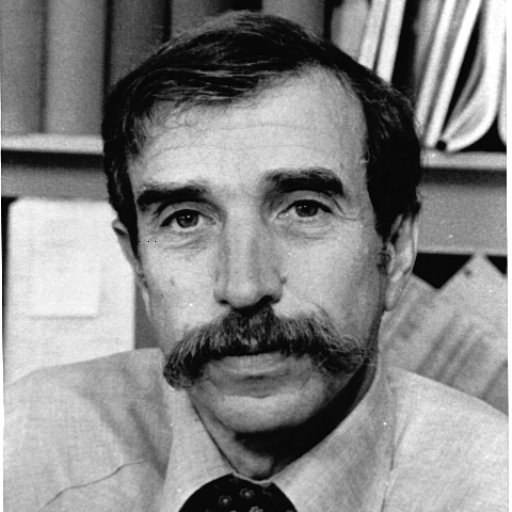
%> input picture Sourcecode/Images/al.tif, 512 x 512 px
$ octave --eval "selective_encryption;"   (GNU Octave 9; MATLAB toolbox functions it lacks are replaced by stand-ins)
%> lines starting %> are read from the running program, lines starting %| are printed output that depends on the picture
### Sourcecode/hundungen.m
function e=hundungen(M,N,key0)
for(i=1:200)
    key0=3.925*key0*(1-key0);
end
key1=3.925;
for(i=1:M)
    for(j=1:N)

    key0=key1*key0*(1-key0);
    a(i,j)=key0;
    end
end
key3=0.2;
key2=3.925;
for(i=1:M)
    for(j=1:N)

    key3=key2*key3*(1-key3);
    b(i,j)=key3;
    end
end
key4=0.3;
key2=3.925;
for(i=1:M)
    for(j=1:N)

    key4=key2*key4*(1-key4);
    c(i,j)=key4;
    end
end
t=0.4;
w0=0.2;
w1=0.5;
w2=0.3;
w=(1-t)^2*w0+2*t*(1-t)*w1+t^2*w2;
for(i=1:M)
    for(j=1:N)
        p(i,j)=(1-t)^2*a(i,j)*w0+2*t*(1-t)*b(i,j)*w1+t^2*c(i,j)*w2;
        %d(i,j)=p(i,j)/w;
        d(i,j)=p(i,j);
    end
end
x=d;
e=round(x*255);
end


### Sourcecode/selective_encryption.m
%programfor selective encryption
function selective_encryption
tic
[i11,i12]=uigetfile('*.*');
%> the answer given: Images/al.tif
i12=strcat(i12,i11);
im2=imread(i12);
%> im2 is the input picture: size 512x512 uint8; min 0, max 255, mean 133.9
%im12=imread('1.jpg');
im=imresize(im2,[400 400])
im1=im(:,:,1);


z=input('select the key for image encryption');
%> the answer given: 1
z1=z;
im1=rgb2gray(im);
im1=medfilt2(im1,[3 3]);
figure(1);
subplot(2,2,1);
imshow(im);
title('input image')
im2=double(im1);
%> im2: size 400x400 double
[M,N]=size(im2);
%> M = 400; N = 400
e=hundungen(M,N,0.1);
%> after the loop in hundungen, `for(i=1:M)`:
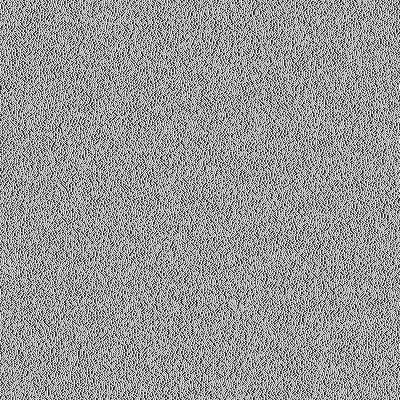
%> a: size 400x400 double; min 0.0722, max 0.981, mean 0.597
%> after the loop in hundungen, `for(i=1:M)`:
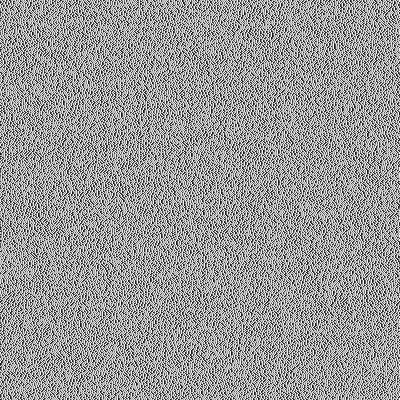
%> b: size 400x400 double; min 0.0722, max 0.981, mean 0.597; mean of the top-left, top-right, bottom-left and bottom-right quarters 0.597, 0.597, 0.597, 0.597
%> after the loop in hundungen, `for(i=1:M)`:
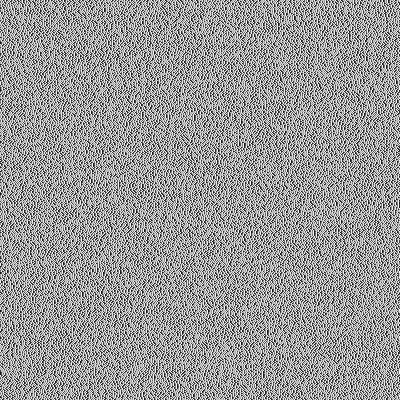
%> c: size 400x400 double; min 0.0722, max 0.981, mean 0.596
%> after the loop in hundungen, `for(i=1:M)`:
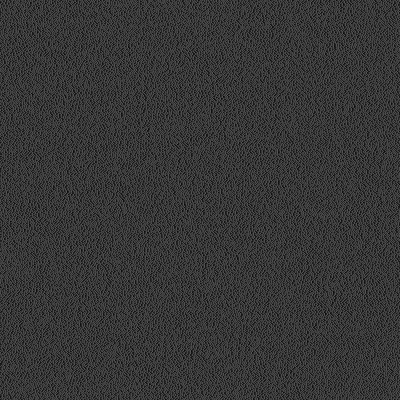
%> d: size 400x400 double; min 0.0263, max 0.353, mean 0.215
tt=0.001;
im3=mod(tt*im2 + (1-tt)*e,256);
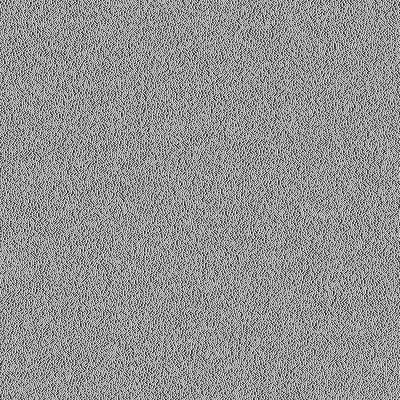
%> im3: size 400x400 double; min 7, max 90.16, mean 54.9; drawn with min black and max white
a1(:,:,1)=round(im3(:,:,1));a1(:,:,2)=im(:,:,2);a1(:,:,3)=im(:,:,3);

for i=1:400
    for j=1:400
        a1(i,j,1)=bitxor(a1(i,j,3),a1(i,j,1));
        a1(i,j,2)=bitxor(a1(i,j,1),a1(i,j,2));
        a1(i,j,3)=bitxor(a1(i,j,2),a1(i,j,3));
    end
end
for i=1:400
    for j=1:400
        a1(i,j,1)=bitxor(a1(i,j,3),a1(i,j,2));
        a1(i,j,2)=bitxor(a1(i,j,1),a1(i,j,3));
        a1(i,j,3)=bitxor(a1(i,j,2),a1(i,j,1));
    end
end
% [5 lines of commented-out code are left out]
%%
% [7 lines of commented-out code are left out]
%%
%end
%end
figure(2);

subplot(2,2,2);imshow(uint8(a1),[]);
title('encrypted image');
toc
clc
%

if(z1==input('enter the key'))
    tic
    e=keygen(M,N,1);
    im5=(im3-(1-tt)*e)/tt;
    a1(:,:,1)=round(im5(:,:,1));a1(:,:,2)=im(:,:,2);a1(:,:,3)=im(:,:,3);
    % [7 lines of commented-out code are left out]
figure(3);
subplot(2,2,3);imshow(uint8(a1),[]);
title('final image');
figure(4);
subplot(231)
imhist(uint8(im1));
title('histogram of input image');
subplot(233)
imhist(uint8(im3));
title('histogram of selectively encrypted image');
subplot(234)
imhist(uint8(im5));
title('histogram of final image');
else
    input('wrong key');
end
toc


%> (the run ends here)

$ run again, on Sourcecode/Images/cameraman.tif
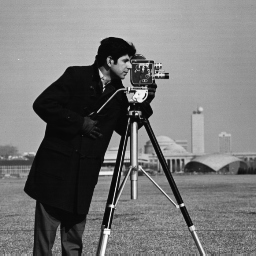
%> input picture Sourcecode/Images/cameraman.tif, 256 x 256 px
%> in selective_encryption, im2 is the input picture: size 256x256 uint8; min 7, max 252, mean 118.7
%> in selective_encryption, `im=imresize(im2,[400 400])`:
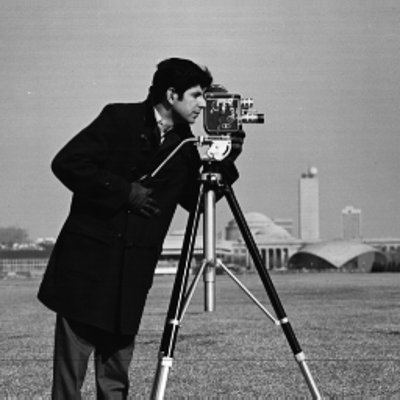
%> im: size 400x400 uint8; min 0, max 255, mean 118.7
%> im2: size 400x400 double
